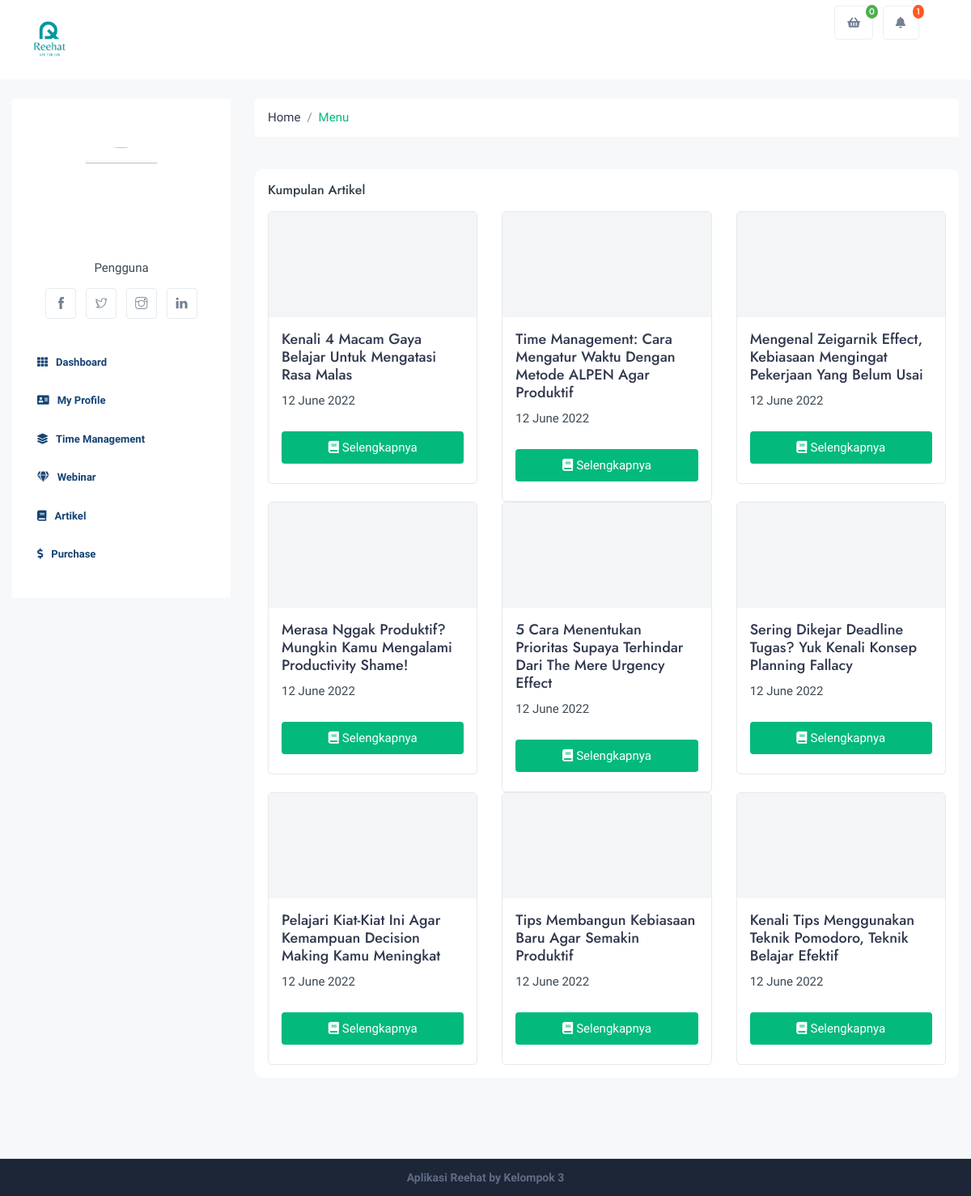
The app's page /index.php/user/artikel, older data.
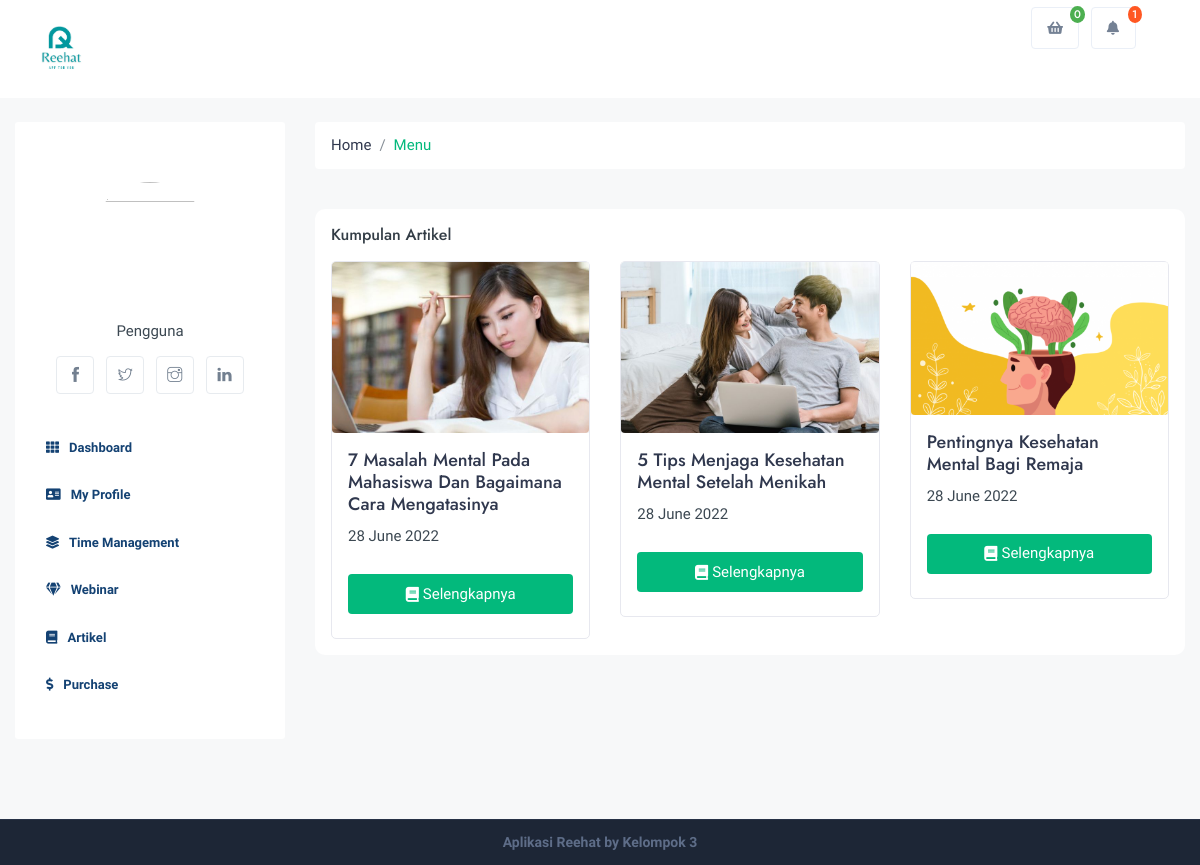
The same page, newer data.
### tables this page shows
CREATE TABLE `articles` (
  `id` int(11) NOT NULL,
  `title` varchar(128) NOT NULL,
  `description` text NOT NULL,
  `picture` varchar(128) NOT NULL,
  `url` varchar(128) NOT NULL,
  `updated_at` varchar(25) NOT NULL,
  `created_at` varchar(25) NOT NULL
);

### application/controllers/User.php (called while the page is built, shortened)
<?php
class User extends CI_Controller {
	public function __construct()
	{
		$this->load->model('User_model');
	}
	public function artikel()
	{
		$data = [
			'title' => 'Artikel User',
			'user' => $this->db->get_where('users', ['email' => $this->session->userdata('email')])->row_array(),
			'payments' => $this->db->where('name_user', $this->session->userdata('full_name'))->get('payments'),
			'payment_notif' => $this->db->where('name_user', $this->session->userdata('full_name'))->get('payments')->num_rows(),
			'articles' => $this->db->order_by('id','DESC')->get('articles')
		];
		$this->load->view('template/user/header', $data);
		$this->load->view('pages/user/artikel/list', $data);
		$this->load->view('template/user/footer');
	}
}

### index.php (called while the page is built, shortened)
<?php
require_once BASEPATH.'core/CodeIgniter.php';

### application/views/pages/user/artikel/list.php (the view)
<div class="row">
    <div class="col-xl-12 col-lg-12 col-md-12">
        <div class="dashboard_wrap">
            <div class="row justify-content-between">
                <div class="col-xl-8 col-lg-9 col-md-12">
                    <div class="form-group smalls">
                        <h6 class="m-0">Kumpulan Artikel</h6>
                    </div>
                </div>
            </div>
            <div class="row">
                <?php foreach($articles->result() as $artikel): ?>
                <div class="col-xl-4 col-lg-6 col-md-6 col-sm-12">
                    <div class="th_sety">
                        <div class="th_sety_thumb">
                            <a href="<?= base_url('user/artikel'); ?>/<?= $artikel->url ?>">
                                <img src="<?= base_url('assets/img/artikel'); ?>/<?= $artikel->picture ?>" class="img-fluid rounded" alt="" />
                            </a>
                        </div>
                        <div class="th_sety_caption">
                            <h5><a href="<?= base_url('user/artikel'); ?>/<?= $artikel->url ?>"><?= $artikel->title ?></a></h5>
                            <p><?= $artikel->created_at ?></p>
                            <a href="<?= base_url('user/artikel'); ?>/<?= $artikel->url ?>" class="them_sct active mt-4 mb-2"><i class="fas fa-book mr-1"></i>Selengkapnya</a>
                        </div>
                    </div>
                </div>
                <?php endforeach ?>
            </div>
        </div>
    </div>
</div>

Row changes from the older to the newer data that the page shows:
removed articles: title "Kenali 4 Macam Gaya Belajar Untuk Mengatasi Rasa Malas", created_at "12 June 2022"
removed articles: title "Time Management: Cara Mengatur Waktu Dengan Metode ALPEN Agar Produktif", created_at "12 June 2022"
removed articles: title "Mengenal Zeigarnik Effect, Kebiasaan Mengingat Pekerjaan Yang Belum Usai", created_at "12 June 2022"
removed articles: title "Merasa Nggak Produktif? Mungkin Kamu Mengalami Productivity Shame!", created_at "12 June 2022"
removed articles: title "5 Cara Menentukan Prioritas Supaya Terhindar Dari The Mere Urgency Effect", created_at "12 June 2022"
removed articles: title "Sering Dikejar Deadline Tugas? Yuk Kenali Konsep Planning Fallacy", created_at "12 June 2022"
changed articles: picture: picture added; title "Pelajari Kiat-Kiat Ini Agar Kemampuan Decision Making Kamu Meningkat" → "7 Masalah Mental Pada Mahasiswa Dan Bagaimana Cara Mengatasinya"; created_at "12 June 2022" → "28 June 2022"
changed articles: picture: picture added; title "Tips Membangun Kebiasaan Baru Agar Semakin Produktif" → "5 Tips Menjaga Kesehatan Mental Setelah Menikah"; created_at "12 June 2022" → "28 June 2022"
changed articles: picture: picture added; title "Kenali Tips Menggunakan Teknik Pomodoro, Teknik Belajar Efektif" → "Pentingnya Kesehatan Mental Bagi Remaja"; created_at "12 June 2022" → "28 June 2022"
